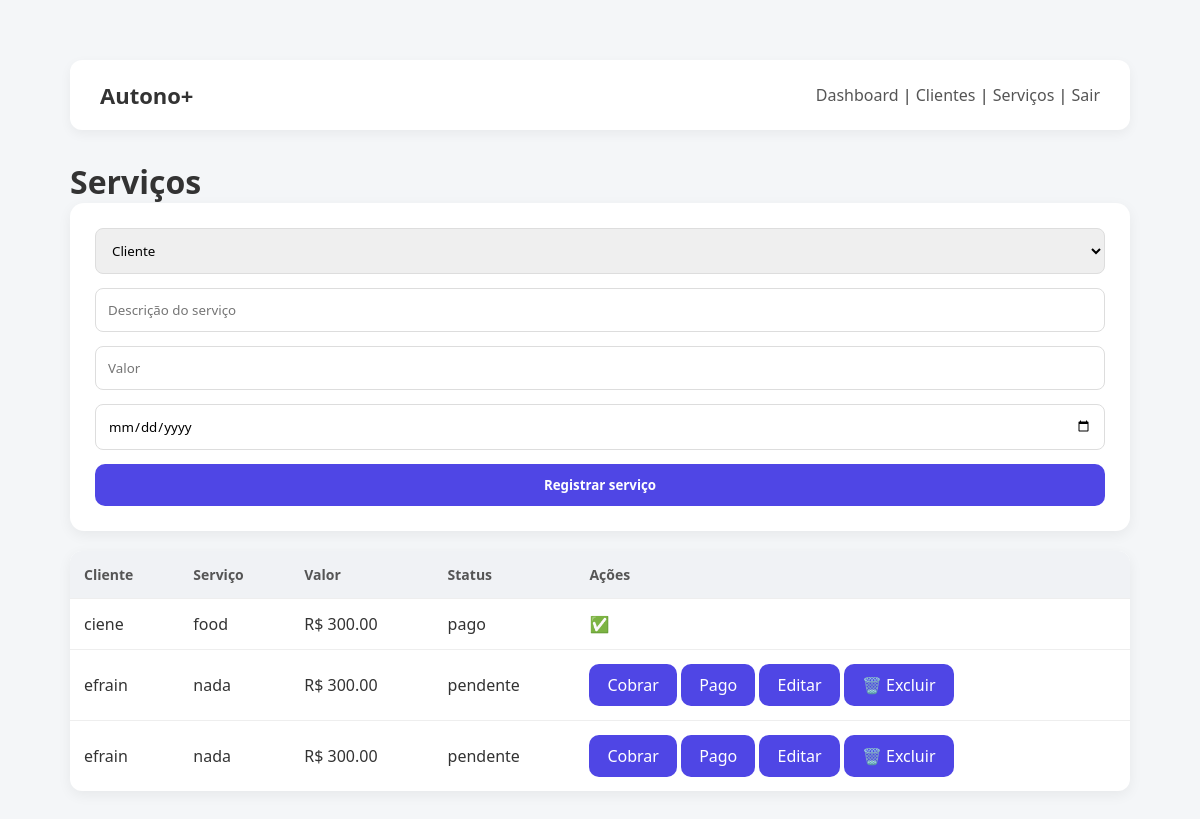
/servicos (signed in), run on the app's committed database.
### tables this page shows
CREATE TABLE servicos (
    id INTEGER PRIMARY KEY AUTOINCREMENT,
    user_id INTEGER,
    cliente_id INTEGER,
    descricao TEXT,
    valor REAL,
    data TEXT,
    status TEXT
);

CREATE TABLE clientes (
    id INTEGER PRIMARY KEY AUTOINCREMENT,
    user_id INTEGER,
    nome TEXT NOT NULL,
    telefone TEXT,
    observacao TEXT
);

### routes/servicos.py (the view, shortened to what this page needs)
@servicos_bp.route("/servicos", methods=["GET", "POST"])
def servicos():
    if "user_id" not in session:
        return redirect("/")
    db = get_db()
    servicos = db.execute("""
        SELECT s.*, c.nome AS cliente_nome
        FROM servicos s
        JOIN clientes c ON c.id = s.cliente_id
        WHERE s.user_id = ?
        ORDER BY s.data DESC
    """, (session["user_id"],)).fetchall()
    clientes = db.execute(
        "SELECT id, nome FROM clientes WHERE user_id = ?",
        (session["user_id"],)
    ).fetchall()
    db.close()
    return render_template("servicos.html", servicos=servicos, clientes=clientes)

### utils/db.py (called while the page is built)
def get_db():
    conn = sqlite3.connect(DB_PATH)
    conn.row_factory = sqlite3.Row
    return conn

### templates/servicos.html (shortened to what this page needs)
<!DOCTYPE html>
<html lang="pt-br">
<head>
</head>
<body>
    {% extends "base.html" %}
{% block content %}
<h2>Serviços</h2>
<form method="post">
    <select name="cliente_id" required>
        <option value="">Cliente</option>
    </select>
    <input name="descricao" placeholder="Descrição do serviço" required>
    <input name="valor" type="number" step="0.01" placeholder="Valor">
    <input name="data" type="date">
    <button>Registrar serviço</button>
</form>
<div class="table wrapper">
    <table>
        <tr>
            <th>Cliente</th>
            <th>Serviço</th>
            <th>Valor</th>
            <th>Status</th>
            <th>Ações</th>
        </tr>
        {% for s in servicos %}
        <tr>
            <td>{{ s.cliente_nome }}</td>
            <td>{{ s.descricao }}</td>
            <td>R$ {{ "%.2f"|format(s.valor) }}</td>
            <td>{{ s.status }}</td>
            <td>
                {% if s.status == "pendente" %}
                    <a class="btn" href="/servicos/cobrar/{{ s.id }}">Cobrar</a>
                    <a class="btn" href="/servicos/pagar/{{ s.id }}">Pago</a>
                    <a class="btn" href="/servicos/editar/{{ s.id }}">Editar</a>
                    <a class="btn" href="/servicos/excluir/{{ s.id }}"
                        onclick="return confirm('Excluir este serviço?')">
                        🗑️ Excluir
                        </a>
                {% else %}
                    ✅
                {% endif %}
            </td>
        </tr>
        {% endfor %}
    </table>
</div>
{% endblock %}

### static/css/style.css (style rules this page uses)
* { margin: 0; padding: 0; box-sizing: border-box; font-family: 'Segoe UI', Arial, sans-serif; }
body { background: #f4f6f8; color: #333; }
.btn { display: inline-block; padding: 10px 18px; background: #4f46e5; color: white; border-radius: 10px; text-decoration: none; font-weight: 500; transition: 0.2s; }
table { width: 100%; border-collapse: collapse; margin-top: 20px; background: #ffffff; border-radius: 12px; overflow: hidden; box-shadow: 0 4px 14px rgba(0,0,0,0.06); }
table th { background: #f0f2f5; padding: 14px; text-align: left; font-size: 14px; color: #555; }
table td { padding: 14px; border-top: 1px solid #eee; }
form { background: #ffffff; padding: 25px; border-radius: 14px; box-shadow: 0 4px 14px rgba(0,0,0,0.06); }
form input, form select { width: 100%; padding: 12px; margin-bottom: 14px; border-radius: 8px; border: 1px solid #ddd; }
form button { width: 100%; padding: 12px; background: #4f46e5; border: none; color: white; font-weight: 600; border-radius: 10px; cursor: pointer; }
html, body { max-width: 100%; overflow-x: hidden; }
body { font-size: 16px; }
h2 { font-size: clamp(22px, 4.5vw, 32px); }

### data on the page
servicos: cliente_nome "ciene", descricao "food", valor "300.00", status "pago"
servicos: cliente_nome "efrain", descricao "nada", valor "300.00", status "pendente"
servicos: cliente_nome "efrain", descricao "nada", valor "300.00", status "pendente"
